Frame 1 (no input): blank canvas, image omitted
Frame 60 (no input): blank canvas, image omitted
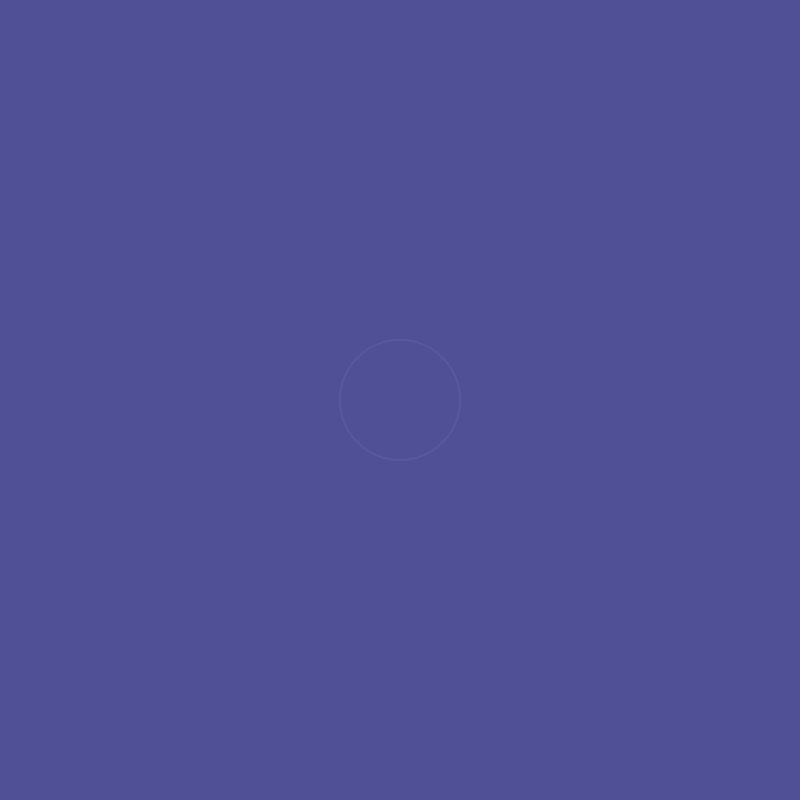
Frame 120 (the mouse pressed at the canvas centre since frame 60)

The p5.js sketch whose frames 1 and 60 were blank and that drew this single picture after the mouse press (run headless with seeded random() and noise() and a simulated clock; from frame 60 on, the mouse is pressed at the canvas centre):

// p5.js sketch
// ── sketch.js
///I followed your youtube video as a refernce. Very helpful and informative.
let ripplers = []; // array to keep track of all the ripples

class Rippler {
  constructor(x, y) {
    this.x = x; // the x position where the ripple starts
    this.y = y; // the y position where the ripple starts
    this.d = 0; // diameter of the ripple which starts small
    this.alpha = 255; // how visible the ripple is which starts fully visable
    this.strokeWeight = 4; // how thick the ripple outline is which starts thick
  }

  draw() {
    // makes the ripple grow bigger
    this.d += 2;

    // makes the ripple fade out over time
    this.alpha -= 4;

    // makes the ripple outline thinner over time
    if (this.strokeWeight > 0) {
      this.strokeWeight -= 0.04;
    }

    noFill(); 
    stroke(255, 255, 255, this.alpha); // white color with fading effect
    strokeWeight(this.strokeWeight); // line thickness gets thinner
    circle(this.x, this.y, this.d); 
  }

  isFaded() {
    // check if the ripple has completely faded away
    return this.alpha <= 0;
  }
}

function setup() {
  createCanvas(800, 800); // canvas size
}

function draw() {
  background(80, 80, 150); // background color (looks like waterish)

  // loops through all ripples and draw them
  for (let i = ripplers.length - 1; i >= 0; i--) {
    ripplers[i].draw();

    // if a ripple is faded, this removes it from the array
    if (ripplers[i].isFaded()) {
      ripplers.splice(i, 1); // removes the ripple from the list
    }
  }
}

function mousePressed() {
  // adds a new ripple where the mouse is clicked
  ripplers.push(new Rippler(mouseX, mouseY));
}
